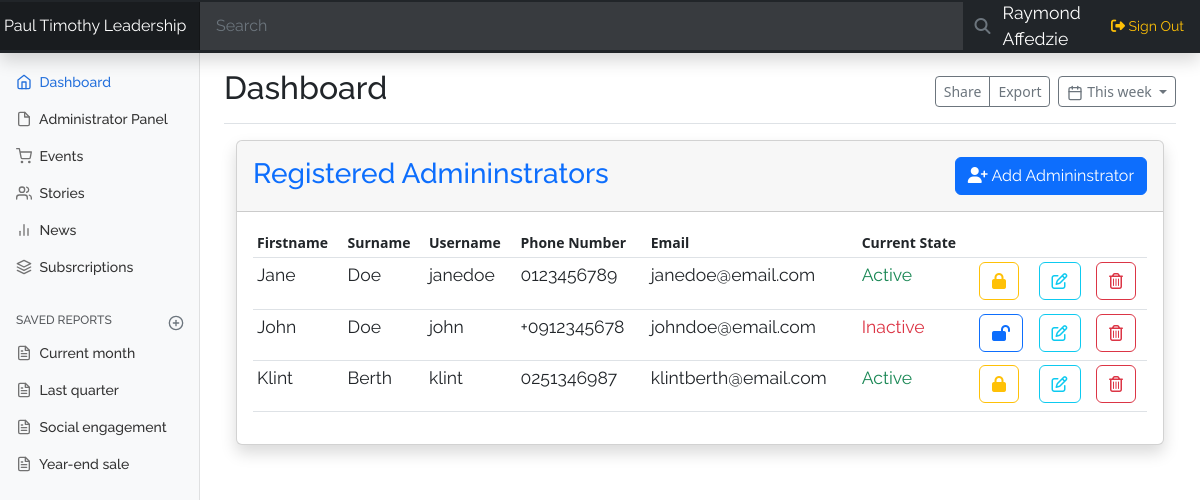
/register-admin.php (signed in), run on the app's committed database.
### tables this page shows
CREATE TABLE `admin_registration` (
  `id` int(11) NOT NULL,
  `firstname` char(32) NOT NULL,
  `surname` char(32) NOT NULL,
  `username` varchar(32) NOT NULL,
  `phone_number` varchar(13) NOT NULL,
  `email` varchar(50) NOT NULL,
  `password` varchar(255) NOT NULL,
  `pwd_reset_token` int(11) NOT NULL,
  `status` text NOT NULL DEFAULT 'Moderator',
  `check_status` varchar(15) NOT NULL
);

### register-admin.php (the view, shortened to what this page needs)
<?php
include('security.php');
include('includes/header.php');
include('includes/navbar.php');
?>
<div class="container-fluid">
    <div class="card shadow mb-4">
        <div class="card-header py-3">
            <h3 class="font-weight-bold m-0 text-primary">Registered Admininstrators
                <button type="button" class="btn btn-primary ml-5 float-end" data-bs-toggle="modal" data-bs-target="#add_admin">
                    <i class="fa fa-user-plus"></i> Add Admininstrator
                </button>
            </h3>
        </div>
        <div class="card-body">
            <div class="table-responsive">
                <?php
                $admin_id = $_SESSION['users']['users_id'];
                $query = "SELECT id, firstname, surname, username, phone_number, email, check_status FROM `admin_registration` WHERE status = 'Moderator' AND NOT id = $admin_id";
                $query_run = mysqli_query($connection, $query);
                ?>
                <table class="table table-hover table-sm">
                    <thead>
                        <tr>
                            <th scope="col">Firstname</th>
                            <th scope="col">Surname</th>
                            <th scope="col">Username</th>
                            <th scope="col">Phone Number</th>
                            <th scope="col">Email</th>
                            <th scope="col">Current State</th>
                            <th scope="col"></th>
                            <th scope="col"></th>
                            <th scope="col"></th>
                        </tr>
                    </thead>
                    <tbody>
                        <?php
                        if ($query_run) {
                            while ($row = mysqli_fetch_array($query_run)) {
                        ?>
                                <tr>
                                    <td>
                                        <p> <?php echo $row['firstname']; ?> </p>
                                    </td>
                                    <td>
                                        <p> <?php echo $row['surname']; ?> </p>
                                    </td>
                                    <td>
                                        <p> <?php echo $row['username']; ?> </p>
                                    </td>
                                    <td>
                                        <p> <?php echo $row['phone_number']; ?> </p>
                                    </td>
                                    <td>
                                        <p> <?php echo $row['email']; ?> </p>
                                    </td>
                                    <td>
                                        <?php
                                        $status_check = $row['check_status'];
                                        if ($status_check === "Active") {
                                        ?>
                                            <p class="text-success"> <?php echo $row['check_status']; ?> </p>
                                        <?php
                                        } elseif ($status_check === "Inactive") {
                                        ?>
                                            <p class="text-danger"> <?php echo $row['check_status']; ?> </p>
                                        <?php
                                        }
                                        ?>
                                    </td>
                                    <td>
                                        <?php
                                        $status_check = $row['check_status'];
                                        if ($status_check === "Active") {
                                        ?>
                                            <form action="registercode.php" method="POST">
                                                <button type="submit" name="status_block" class="btn btn-outline-warning" data-bs-toggle="tooltip" data-bs-placement="left" title="Block Admin" onclick="return confirm('Do you want to block admin')">
                                                    <i class="fa-solid fa-lock"></i>
                                                </button>
                                            </form>
                                        <?php
                                        } elseif ($status_check === "Inactive") {
                                        ?>
                                            <form action="registercode.php" method="POST">
                                                <button type="submit" name="status_unblock" class="btn btn-outline-primary" data-bs-toggle="tooltip" data-bs-placement="left" title="Unblock Admin" onclick="return confirm('Do you want to unblock admin')">
                                                    <i class="fa-solid fa-lock-open"></i>
                                                </button>
                                            </form>
                                        <?php
                                        }
                                        ?>
                                    </td>
                                    <td>
                                        <form action="registeredit.php" method="POST">
                                            <button type="submit" name="edit_btn" class="btn btn-outline-info" data-bs-toggle="tooltip" data-bs-placement="left" title="Edit Admins Profile">
                                                <i class="fa fa-edit"></i>
                                            </button>
                                        </form>
                                    </td>
                                    <td>
                                        <form action="registercode.php" method="post">
                                            <button type="submit" name="delete_admin_profile" class="btn btn-outline-danger" data-bs-toggle="tooltip" data-bs-placement="left" title="Delete Profile" onclick="return confirm('Do you want to delete')">
                                                <i class="fa fa-trash-o"></i>
                                            </button>
                                        </form>
                                    </td>
                                </tr>
                            <?php
                            }
                        } else {
                            ?>
                            <tr>
                                <td><?php echo "No data found"; ?></td>
                            </tr>
                        <?php
                        }
                        ?>
                    </tbody>
                </table>
            </div>
        </div>
    </div>
</div>
<?php
include('includes/footer.php');
?>

### includes/navbar.php (shortened to what this page needs)
<header class="navbar navbar-dark sticky-top bg-dark flex-md-nowrap p-0 shadow">
  <a class="navbar-brand col-md-3 col-lg-2 me-0 px-1 fs-6" href="index.php">Paul Timothy Leadership</a>
  <input class="form-control form-control-dark w-70 rounded-0 border-0" type="text" placeholder="Search">
  <button type="submit" class="btn btn-outline-secondary rounded-0 border-0 w-10"><i class="fas fa-search"></i></button>
  <span class="mr-2 d-none d-lg-inline w-20">
    <a href="profile.php" class="text-decoration-none text-white"><?php
      $id = $_SESSION['users']['users_id'];
      $query = "SELECT * FROM admin_registration WHERE id = '$id'" ;
      $query_run = mysqli_query($connection, $query);
      if($query_run){
          while($row = mysqli_fetch_array($query_run)){
            echo $row['firstname']." ". $row['surname'];
        }
      }
    ?></a>
  </span>
  <div class="navbar-nav">
    <div class="nav-item text-nowrap">
      <a class="nav-link px-3 text-warning" href="#" data-bs-toggle="modal" data-bs-target="#staticBackdrop">
        <i class="fas fa-sign-out-alt"></i> Sign Out
      </a>
    </div>
  </div>
</header>
<div class="container-fluid">
  <div class="row">
    <nav id="sidebarMenu" class="col-md-3 col-lg-2 d-md-block bg-light sidebar collapse">
      <div class="position-sticky pt-3">
        <ul class="nav flex-column">
          <li class="nav-item">
            <a class="nav-link active" aria-current="page" href="index.php">
              <span data-feather="home" class="align-text-bottom"></span>
              Dashboard
            </a>
          </li>
          <li class="nav-item">
            <a class="nav-link" href="register-admin.php">
              <span data-feather="file" class="align-text-bottom"></span>
              Administrator Panel
            </a>
          </li>
          <li class="nav-item">
            <a class="nav-link" href="events.php">
              <span data-feather="shopping-cart" class="align-text-bottom"></span>
              Events
            </a>
          </li>
          <li class="nav-item">
            <a class="nav-link" href="stories.php">
              <span data-feather="users" class="align-text-bottom"></span>
              Stories
            </a>
          </li>
          <li class="nav-item">
            <a class="nav-link" href="news.php">
              <span data-feather="bar-chart-2" class="align-text-bottom"></span>
              News
            </a>
          </li>
          <li class="nav-item">
            <a class="nav-link" href="subscriptions.php">
              <span data-feather="layers" class="align-text-bottom"></span>
              Subsrcriptions
            </a>
          </li>
        </ul>
        <h6 class="sidebar-heading d-flex justify-content-between align-items-center px-3 mt-4 mb-1 text-muted text-uppercase">
          <span>Saved reports</span>
          <a class="link-secondary" href="#" aria-label="Add a new report">
            <span data-feather="plus-circle" class="align-text-bottom"></span>
          </a>
        </h6>
        <ul class="nav flex-column mb-2">
          <li class="nav-item">
            <a class="nav-link" href="#">
              <span data-feather="file-text" class="align-text-bottom"></span>
              Current month
            </a>
          </li>
          <li class="nav-item">
            <a class="nav-link" href="#">
              <span data-feather="file-text" class="align-text-bottom"></span>
              Last quarter
            </a>
          </li>
          <li class="nav-item">
            <a class="nav-link" href="#">
              <span data-feather="file-text" class="align-text-bottom"></span>
              Social engagement
            </a>
          </li>
          <li class="nav-item">
            <a class="nav-link" href="#">
              <span data-feather="file-text" class="align-text-bottom"></span>
              Year-end sale
            </a>
          </li>
        </ul>
      </div>
    </nav>
    <main class="col-md-9 ms-sm-auto col-lg-10 px-md-4">
      <div class="d-flex justify-content-between flex-wrap flex-md-nowrap align-items-center pt-3 pb-2 mb-3 border-bottom">
        <h1 class="h2">Dashboard</h1>
        <div class="btn-toolbar mb-2 mb-md-0">
          <div class="btn-group me-2">
            <button type="button" class="btn btn-sm btn-outline-secondary">Share</button>
            <button type="button" class="btn btn-sm btn-outline-secondary">Export</button>
          </div>
          <button type="button" class="btn btn-sm btn-outline-secondary dropdown-toggle">
            <span data-feather="calendar" class="align-text-bottom"></span>
            This week
          </button>
        </div>
      </div>

### css/dashboard.css (style rules this page uses)
body { font-size: .875rem; }
.feather { width: 16px; height: 16px; }
.sidebar { position: fixed; top: 0; bottom: 0; left: 0; z-index: 100; padding: 48px 0 0; box-shadow: inset -1px 0 0 rgba(0, 0, 0, .1); }
.sidebar .nav-link { font-weight: 500; color: #333; }
.sidebar .nav-link .feather { margin-right: 4px; color: #727272; }
.sidebar .nav-link.active { color: #2470dc; }
.sidebar .nav-link:hover .feather, .sidebar .nav-link.active .feather { color: inherit; }
.sidebar-heading { font-size: .75rem; }
.navbar-brand { padding-top: .75rem; padding-bottom: .75rem; background-color: rgba(0, 0, 0, .25); box-shadow: inset -1px 0 0 rgba(0, 0, 0, .25); }
.navbar .form-control { padding: .75rem 1rem; }
.form-control-dark { color: #fff; background-color: rgba(255, 255, 255, .1); border-color: rgba(255, 255, 255, .1); }

### css/customadmin.css (style rules this page uses)
h1, h2, h3, h4, h5, h6, p, input, ul, li, span, small, strong, a, label, .nav-item { font-family: Raleway, Roboto, Sofia, Amita, Alike, Acme, sans-serif; }
p, a, label { font-size: 1.1rem; }

### data on the page
admin_registration: firstname "Raymond", surname "Affedzie"
admin_registration: firstname "Jane", surname "Doe", username "janedoe", phone_number "0123456789", email "janedoe@email.com", check_status "Active"
admin_registration: firstname "John", surname "Doe", username "john", phone_number "+0912345678", email "johndoe@email.com", check_status "Inactive"
admin_registration: firstname "Klint", surname "Berth", username "klint", phone_number "0251346987", email "klintberth@email.com", check_status "Active"
